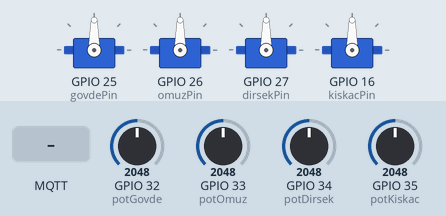
Recording of a sketch running on a simulated ESP32. Shown: 4 × servo. The test bench sets the inputs (shaded band); at power-on: GPIO 32 (potGovde) = 2048, GPIO 33 (potOmuz) = 2048, GPIO 34 (potDirsek) = 2048, GPIO 35 (potKiskac) = 2048. WiFi joins after 1.5 s; servers stay silent unless stated; random numbers use the default seed unless the sketch sets one; no MQTT or app messages arrive unless stated; what the sketch prints to the serial monitor is not drawn.

Above: at 2.7 s.
2.8 s: MQTT message "AL" arrives on the first subscribed topic
At 5.6 s:
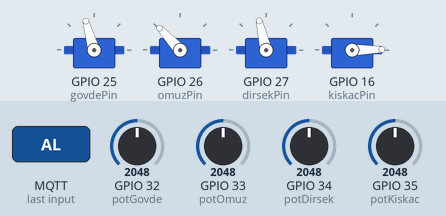
5.8 s: GPIO 32 (potGovde) set to 2866
8.8 s: GPIO 33 (potOmuz) set to 2866
At 10.0 s:
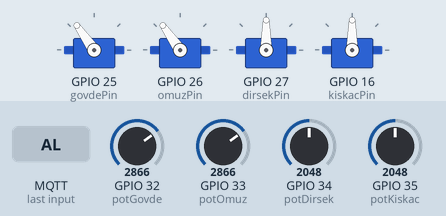
10.3 s: GPIO 34 (potDirsek) set to 2866
At 10.6 s:
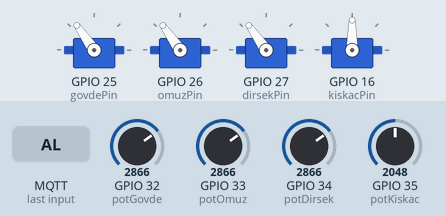
11.8 s: GPIO 35 (potKiskac) set to 2866
At 13.0 s:
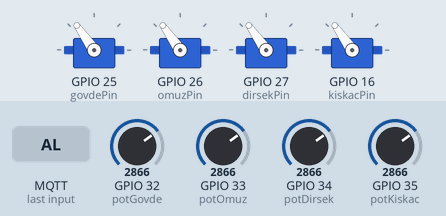
13.3 s: MQTT message "metanoia/komut" arrives on the third subscribed topic
At 14.4 s:
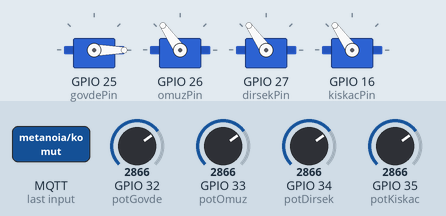
Timing chart, 0 to 15.8 s (numbered marks = the images above; inputs shaded):
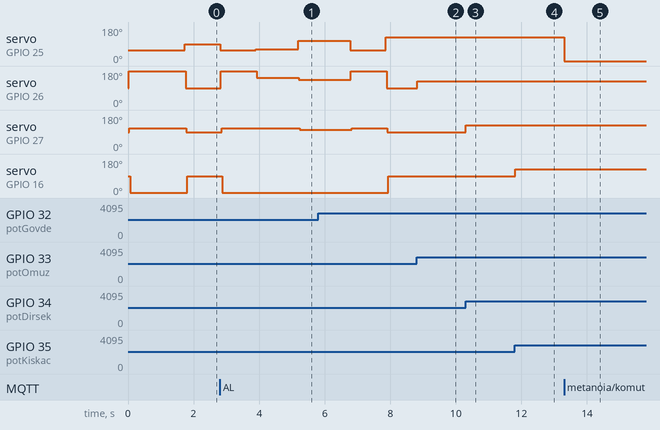

Measured:
- after the input at 2.8 s, servo on GPIO 25 (govdePin): 90° → 57° at once, → 61° 1.1 s later, → 106° 1.3 s later; servo on GPIO 26 (omuzPin): 90° → 180° at once, → 143° 1.1 s later, → 133° 1.3 s later; servo on GPIO 27 (dirsekPin): 90° → 111° after 0.06 s, → 109° 1.1 s later, → 103° 1.3 s later; servo on GPIO 16 (kiskacPin): 90° → 1° after 0.08 s
- after the input at 8.8 s, servo on GPIO 26 (omuzPin): 90° → 125° at once
- after the input at 10.3 s, servo on GPIO 27 (dirsekPin): 90° → 125° at once
- after the input at 11.8 s, servo on GPIO 16 (kiskacPin): 90° → 125° at once
- after the input at 13.3 s, servo on GPIO 25 (govdePin): 125° → 0° at once

The sketch:

Metanoia_Lider.ino
```cpp
#include <WiFi.h>
#include <PubSubClient.h>
#include <ESP32Servo.h>
 const char* ssid = "Emirhan";
const char* password = "Emirhan54";
const char* mqtt_server = "broker.hivemq.com";
 WiFiClient espClient;
PubSubClient client(espClient);
 Servo govdeServo;
Servo omuzServo;
Servo dirsekServo;
Servo kiskacServo;
 const int govdePin = 25;
const int omuzPin = 26;
const int dirsekPin = 27;
const int kiskacPin = 16;
 const int potGovde = 32;
const int potOmuz = 33;
const int potDirsek = 34;
const int potKiskac = 35;
 // MERKEZ KONUM
int aciGovde = 57;
int aciOmuz = 180;
int aciDirsek = 111;
int aciKiskac = 1;
 bool otomatikCalisiyor = false;
bool potModuAktif = true;
 void logYaz(String mesaj) {
  client.publish("metanoia/sistem_log", mesaj.c_str());
}
 void aciYayinla() {
  client.publish("metanoia/aci/govde", String(aciGovde).c_str());
  client.publish("metanoia/aci/omuz", String(aciOmuz).c_str());
  client.publish("metanoia/aci/dirsek", String(aciDirsek).c_str());
  client.publish("metanoia/aci/kiskac", String(aciKiskac).c_str());
}
 void servoYaz(Servo &servo, int &aciDegiskeni, int yeniAci) {
  yeniAci = constrain(yeniAci, 0, 180);
  servo.write(yeniAci);
  aciDegiskeni = yeniAci;
  aciYayinla();
  delay(20);
}
 void merkezeDon() {
  servoYaz(govdeServo, aciGovde, 57);
  servoYaz(omuzServo, aciOmuz, 180);
  servoYaz(dirsekServo, aciDirsek, 111);
  servoYaz(kiskacServo, aciKiskac, 1);
}
 void setup_wifi() {
  WiFi.begin(ssid, password);
  Serial.print("WiFi baglaniyor");
  while (WiFi.status() != WL_CONNECTED) {
    delay(500);
    Serial.print(".");
  }
  Serial.println();
  Serial.println("WiFi baglandi");
  Serial.print("IP: ");
  Serial.println(WiFi.localIP());
}
 void otomatikSekans() {
  otomatikCalisiyor = true;
  potModuAktif = false;
  logYaz("Robot kol otomatik isleme basladi.");
  // 1) Merkez
  logYaz("Robot kol merkez konuma geliyor.");
  merkezeDon();
  delay(1000);
  // 2) Egilme / nesneye yaklasma
  logYaz("Robot kol nesneye yaklasiyor.");
  servoYaz(govdeServo, aciGovde, 61);
  servoYaz(omuzServo, aciOmuz, 143);
  servoYaz(dirsekServo, aciDirsek, 109);
  servoYaz(kiskacServo, aciKiskac, 1);
  delay(1200);
  // 3) Govdeyi dondurerek nesneyi ittir
  logYaz("Robot kol nesneyi ittiriyor.");
  servoYaz(govdeServo, aciGovde, 106);
  servoYaz(omuzServo, aciOmuz, 133);
  servoYaz(dirsekServo, aciDirsek, 103);
  servoYaz(kiskacServo, aciKiskac, 1);
  delay(1500);
  // 4) Tekrar merkez
  logYaz("Robot kol tekrar merkez konuma donuyor.");
  merkezeDon();
  delay(1000);
  logYaz("Robot kol isini bitirdi. Bant calisabilir.");
  client.publish("metanoia/durum", "BITTI");
  otomatikCalisiyor = false;
  potModuAktif = true;
}
 void manuelPotKontrol() {
  if (!potModuAktif || otomatikCalisiyor) return;
  int yeniGovde = map(analogRead(potGovde), 0, 4095, 0, 180);
  int yeniOmuz = map(analogRead(potOmuz), 0, 4095, 0, 180);
  int yeniDirsek = map(analogRead(potDirsek), 0, 4095, 0, 180);
  int yeniKiskac = map(analogRead(potKiskac), 0, 4095, 0, 180);
  if (abs(yeniGovde - aciGovde) > 5) servoYaz(govdeServo, aciGovde, yeniGovde);
  if (abs(yeniOmuz - aciOmuz) > 5) servoYaz(omuzServo, aciOmuz, yeniOmuz);
  if (abs(yeniDirsek - aciDirsek) > 5) servoYaz(dirsekServo, aciDirsek, yeniDirsek);
  if (abs(yeniKiskac - aciKiskac) > 5) servoYaz(kiskacServo, aciKiskac, yeniKiskac);
}
 void callback(char* topic, byte* payload, unsigned int length) {
  String mesaj = "";
  for (int i = 0; i < length; i++) {
    mesaj += (char)payload[i];
  }
  mesaj.trim();
  String kanal = String(topic);
  Serial.print("MQTT geldi | Topic: ");
  Serial.print(kanal);
  Serial.print(" | Mesaj: ");
 Serial.println(mesaj);
  if (kanal == "metanoia/komut" && mesaj == "AL") {
    otomatikSekans();
  }
  else if (kanal == "metanoia/mod") {
    if (mesaj == "POT") {
      potModuAktif = true;
      logYaz("Potansiyometre modu aktif.");
    }
  else if (mesaj == "NODE") {
      potModuAktif = false;
      logYaz("Node-RED kontrol modu aktif.");
    }
  }
  else if (kanal == "metanoia/kontrol/govde") {
    potModuAktif = false;
    servoYaz(govdeServo, aciGovde, mesaj.toInt());
  }
  else if (kanal == "metanoia/kontrol/omuz") {
    potModuAktif = false;
    servoYaz(omuzServo, aciOmuz, mesaj.toInt());
  }
  else if (kanal == "metanoia/kontrol/dirsek") {
    potModuAktif = false;
    servoYaz(dirsekServo, aciDirsek, mesaj.toInt());
  }
  else if (kanal == "metanoia/kontrol/kiskac") {
    potModuAktif = false;
    servoYaz(kiskacServo, aciKiskac, mesaj.toInt());
  }
}
 void reconnect() {
  while (!client.connected()) {
    Serial.print("MQTT baglaniyor... ");
   String clientId = "MetanoiaRobotKol-";
    clientId += String(random(1000, 9999));
 if (client.connect(clientId.c_str())) {
      Serial.println("baglandi");
       client.subscribe("metanoia/komut");
      client.subscribe("metanoia/mod");
      client.subscribe("metanoia/kontrol/govde");
      client.subscribe("metanoia/kontrol/omuz");
      client.subscribe("metanoia/kontrol/dirsek");
      client.subscribe("metanoia/kontrol/kiskac");
      logYaz("Robot kol ESP32 baglandi.");
      merkezeDon();
      aciYayinla();
    }
    else {
      Serial.print("hata: ");
      Serial.println(client.state());
      delay(3000);
    }
  }
}
 void setup() {
  Serial.begin(115200);
  pinMode(potGovde, INPUT);
  pinMode(potOmuz, INPUT);
  pinMode(potDirsek, INPUT);
  pinMode(potKiskac, INPUT);
  ESP32PWM::allocateTimer(0);
  ESP32PWM::allocateTimer(1);
  ESP32PWM::allocateTimer(2);
  ESP32PWM::allocateTimer(3);
  govdeServo.setPeriodHertz(50);
  omuzServo.setPeriodHertz(50);
  dirsekServo.setPeriodHertz(50);
  kiskacServo.setPeriodHertz(50);
  govdeServo.attach(govdePin, 500, 2400);
  omuzServo.attach(omuzPin, 500, 2400);
  dirsekServo.attach(dirsekPin, 500, 2400);
  kiskacServo.attach(kiskacPin, 500, 2400);
  merkezeDon();
  setup_wifi();
  client.setServer(mqtt_server, 1883);
  client.setCallback(callback);
}
void loop() {
  if (!client.connected()) {
    reconnect();
  }
   client.loop();
  manuelPotKontrol();
  delay(20);
}
```
